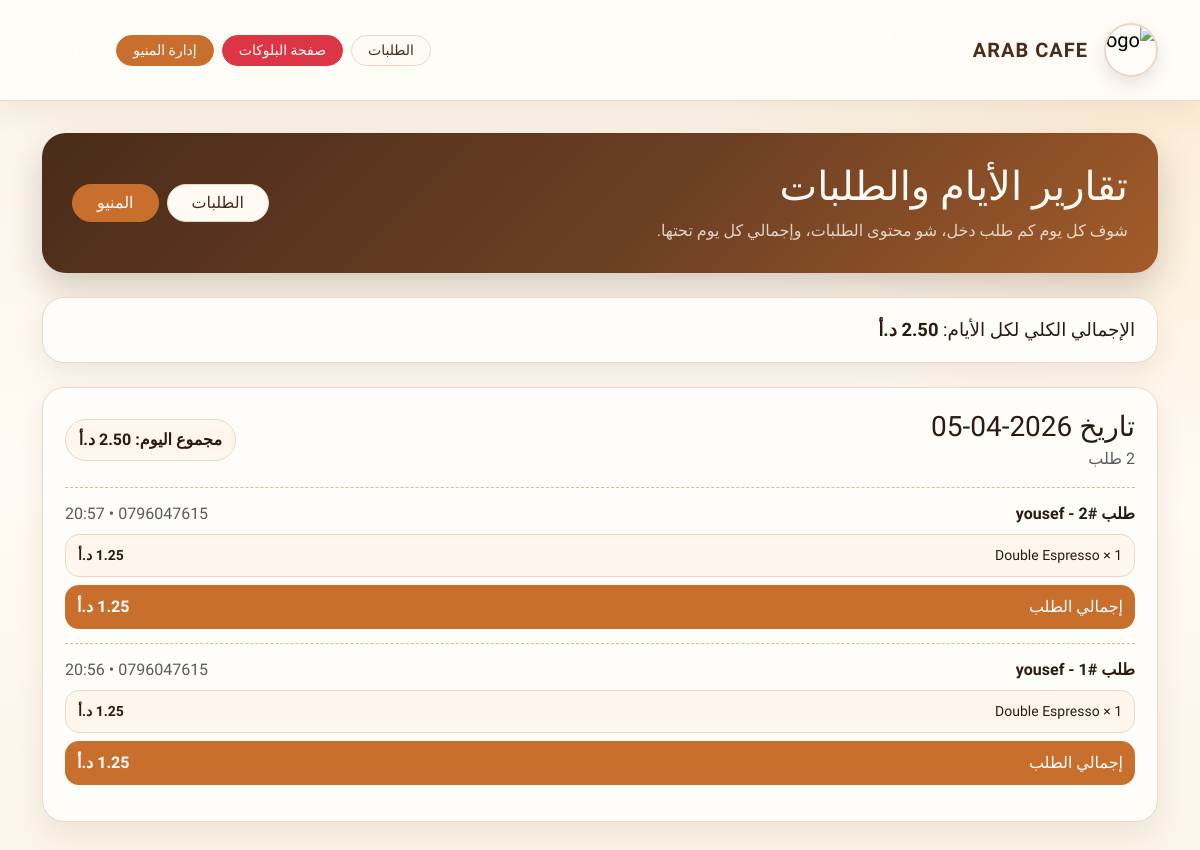
Page /adminarabcafeaau123/reports (signed in) on the earlier database version.
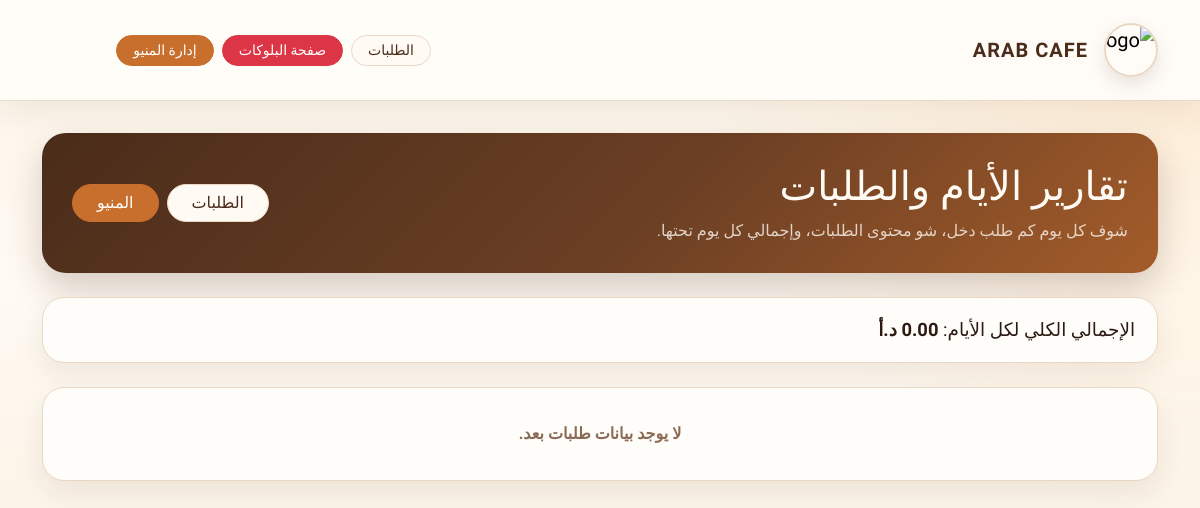
Same page on the later database version.
### app.py (models this page shows)
class Order(db.Model):
    id = db.Column(db.Integer, primary_key=True)
    student_name = db.Column(db.String(120), nullable=False)
    phone = db.Column(db.String(30), nullable=False)
    customer_ip = db.Column(db.String(80), nullable=True)
    building = db.Column(db.String(10), nullable=False, default='I')
    notes = db.Column(db.String(255), nullable=True)
    status = db.Column(db.String(30), default='pending')
    total = db.Column(db.Float, nullable=False)
    created_at = db.Column(db.DateTime, default=jordan_now)
    confirmed_at = db.Column(db.DateTime, nullable=True)
    ready_at = db.Column(db.DateTime, nullable=True)
    receipt_printed_at = db.Column(db.DateTime, nullable=True)
    items = db.relationship('OrderItem', backref='order', cascade='all, delete-orphan', lazy=True)

class OrderItem(db.Model):
    id = db.Column(db.Integer, primary_key=True)
    order_id = db.Column(db.Integer, db.ForeignKey('order.id'), nullable=False)
    menu_item_id = db.Column(db.Integer, db.ForeignKey('menu_item.id'), nullable=False)
    item_name = db.Column(db.String(140), nullable=False)
    quantity = db.Column(db.Integer, nullable=False)
    unit_price = db.Column(db.Float, nullable=False)

### app.py (the view)
@app.route(f'/{ADMIN_SECRET_PATH}/reports')
@admin_required
def reports():
    daily_orders = building_orders_query().filter(Order.status != 'cancelled').order_by(Order.created_at.desc()).all()
    grouped = defaultdict(list)
    for order in daily_orders:
        day = order.created_at.strftime('%Y-%m-%d')
        grouped[day].append(order)
    reports_data = []
    for day, orders in grouped.items():
        reports_data.append({
            'date': day,
            'orders': orders,
            'total_amount': round(sum(order.total for order in orders), 2),
            'total_count': len(orders)
        })
    reports_data.sort(key=lambda x: x['date'], reverse=True)
    grand_total = round(sum(group['total_amount'] for group in reports_data), 2)
    return render_template('reports.html', reports_data=reports_data, grand_total=grand_total)

### app.py (called while the page is built)
def jordan_now():
    return datetime.now(JORDAN_TZ).replace(tzinfo=None)

def admin_required(func_):
    @wraps(func_)
    def wrapper(*args, **kwargs):
        if not session.get('admin_id'):
            return redirect(url_for('admin_login'))
        if session.get('admin_building') not in {'I', 'B'}:
            session['admin_building'] = 'I'
        return func_(*args, **kwargs)
    return wrapper

def current_admin_building():
    return session.get('admin_building') if session.get('admin_building') in {'I', 'B'} else 'I'

def building_orders_query():
    return Order.query.filter_by(building=current_admin_building())

def is_admin_area_path(path=None):
    path = path or request.path
    admin_root = f'/{ADMIN_SECRET_PATH}'
    return path == admin_root or path.startswith(admin_root + '/') or path.startswith('/receipt/')

@app.before_request
def protect_admin_pages_globally():
    admin_root = f'/{ADMIN_SECRET_PATH}'
    if request.path == admin_root:
        return None
    if is_admin_area_path() and not session.get('admin_id'):
        flash('لازم تسجل دخول كأدمن أولاً.', 'warning')
        return redirect(url_for('admin_login'))
    return None

### templates/reports.html
{% extends 'base.html' %}
{% block content %}
<div class="container py-3">
  <div class="dashboard-hero mb-4">
    <div>
      <h1 class="mb-2">تقارير الأيام والطلبات</h1>
      <p class="mb-0 text-white-50">شوف كل يوم كم طلب دخل، شو محتوى الطلبات، وإجمالي كل يوم تحتها.</p>
    </div>
    <div class="d-flex gap-2 flex-wrap">
      <a href="{{ url_for('admin_dashboard') }}" class="btn btn-light rounded-pill px-4">الطلبات</a>
      <a href="{{ url_for('manage_menu') }}" class="btn btn-warning rounded-pill px-4">المنيو</a>
    </div>
  </div>
  <div class="grand-total-box mb-4">الإجمالي الكلي لكل الأيام: <strong>{{ '%.2f'|format(grand_total) }} د.أ</strong></div>
  {% for group in reports_data %}
  <div class="report-day-card mb-4">
    <div class="d-flex justify-content-between align-items-center flex-wrap gap-3 mb-3">
      <div>
        <h3 class="mb-1">تاريخ {{ group.date }}</h3>
        <div class="text-muted">{{ group.total_count }} طلب</div>
      </div>
      <div class="price-tag">مجموع اليوم: {{ '%.2f'|format(group.total_amount) }} د.أ</div>
    </div>
    {% for order in group.orders %}
    <div class="report-order-row">
      <div class="d-flex justify-content-between flex-wrap gap-2 mb-2">
        <strong>طلب #{{ order.id }} - {{ order.student_name }}</strong>
        <span class="text-muted">{{ order.phone }} • {{ order.created_at.strftime('%H:%M') }}</span>
      </div>
      {% for item in order.items %}
      <div class="summary-line small">
        <span>{{ item.quantity }} × {{ item.item_name }}</span>
        <strong>{{ '%.2f'|format(item.unit_price * item.quantity) }} د.أ</strong>
      </div>
      {% endfor %}
      <div class="summary-line mt-2 total-line">
        <span>إجمالي الطلب</span>
        <strong>{{ '%.2f'|format(order.total) }} د.أ</strong>
      </div>
    </div>
    {% endfor %}
  </div>
  {% else %}
  <div class="empty-box">لا يوجد بيانات طلبات بعد.</div>
  {% endfor %}
</div>
{% endblock %}

Differences in the rows shown:
removed Order: student_name "yousef", created_at "20:57"
removed OrderItem: item_name "Double Espresso", shown under "yousef"
removed Order: student_name "yousef", created_at "20:56"
removed OrderItem: item_name "Double Espresso", shown under "yousef"
Other differences:
{{ '%.2f'|format(grand_total) }}: "2.50" → "0.00"
text now shown: "لا يوجد بيانات طلبات بعد."
list line gone: "تاريخ 2026-04-05 2 طلب مجموع اليوم: 2.50 د.أ"
